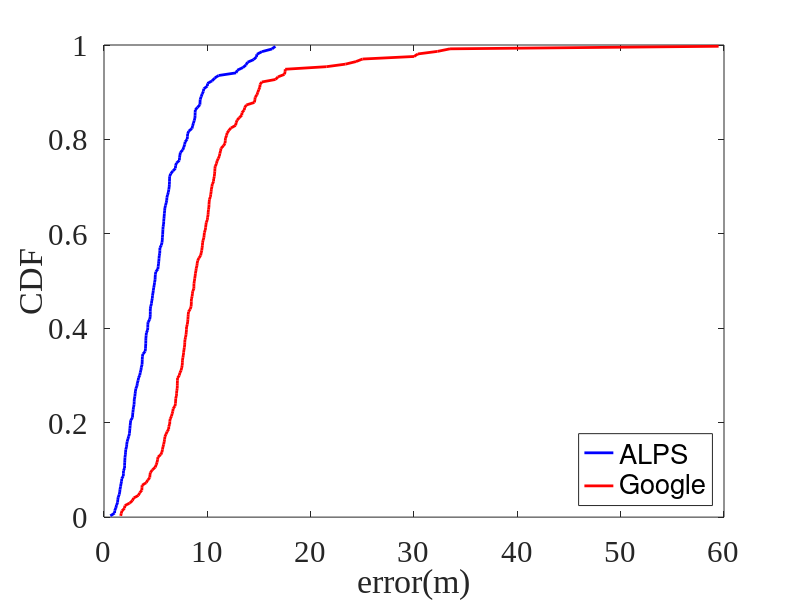

Write MATLAB code to recreate this figure.
xa = [2.467311319, 3.692077336, 6.338042883, 4.260890545, 14.48780031, 2.919735945, 4.012955198, 4.81028935, 5.680458328, 3.502713124, 16.58015897, 3.336578867, 2.318283315, 1.206806383, 1.473814829, 2.989432061, 1.036443374, 8.649945397, 4.050572297, 10.70225792, 4.59986756, 2.912587055, 1.546535162, 0.6096645261, 5.242310445, 3.047647467, 10.46606321, 5.703250885, 6.922695519, 3.199022202, 6.155204284, 3.218299077, 16.25854903, 7.721299293, 8.512943224, 1.63788194, 5.64738349, 4.239532397, 10.01374885, 3.467055731, 5.798352324, 5.273687362, 7.812085259, 6.47050294, 5.824445781, 6.227615724, 4.688087479, 2.580480074, 3.00592581, 1.705224246, 14.80021472, 2.55889296, 4.046071421, 2.861564581, 5.409221694, 8.074143479, 2.187595994, 10.0069733, 6.269408431, 6.342274883, 5.642762171, 5.716384186, 8.575481734, 12.90133333, 7.39, 2.93, 15.28869073, 14.75063483, 13.89340188, 13.73845297, 13.44444113, 12.78331659, 11.08528867, 9.652217646, 9.61904877, 9.493440329, 9.404195569, 9.309208769, 9.293083232, 9.283588616, 9.04501182, 8.835210973, 8.817426867, 8.814928755, 8.799037568, 8.73098645, 8.195362682, 8.097200297, 8.05281845, 7.847026006, 7.631175918, 7.348894705, 7.305667347, 7.292574144, 7.013194212, 6.91374115, 6.664487379, 6.351489579, 6.324416743, 6.309859146, 6.082211126, 6.075945173, 6.017290051, 5.954158187, 5.886117539, 5.870886524, 5.840035354, 5.776930233, 5.772192023, 5.686399964, 5.610804476, 5.541721639, 5.402148134, 5.396720751, 5.341739453, 5.325391234, 5.303290403, 5.215641911, 5.01229593, 4.970992342, 4.950517214, 4.945461394, 4.892624784, 4.861494234, 4.772512269, 4.740802523, 4.679402233, 4.61733964, 4.519316912, 4.480369269, 4.479962199, 4.476599237, 4.469978723, 4.417349272, 4.23850544, 4.220295515, 4.097357108, 4.082543977, 4.04003456, 4.028047833, 3.983056126, 3.762417427, 3.713653865, 3.704753242, 3.68708871, 3.607852795, 3.579996836, 3.30542288, 3.080087819, 2.822813291, 2.797500375, 2.7655897, 2.760757356, 2.528550196, 2.508955612, 2.47991215, 2.395803619, 2.240673195, 2.201143384, 2.101384354, 2.092148308, 2.063747835, 2.024967098, 2.018557764, 2.000379607, 1.992630644, 1.992414886, 1.885185431, 1.880440026, 1.865946419, 1.714265369, 1.606713033, 1.523857659, 1.372261991, 1.3313131, 1.31668594, 1.151113319, 1.027457993];
xg = [10.47958752, 7.460586365, 5.05587964, 59.48, 30.38, 11.32121332, 15.27133767, 7.107231239, 5.501745999, 29.99846631, 9.695604204, 5.608145869, 7.980841714, 11.7378749, 13.61406229, 7.963959, 11.0561807, 6.107359981, 13.57032057, 4.442834076, 9.529486978, 10.69448491, 7.118849739, 16.83340465, 7.095822938, 6.667204126, 17.46496847, 5.187621781, 10.36787752, 9.48581541, 8.094450066, 7.73460028, 3.331981889, 14.97947932, 6.265120375, 11.71106704, 7.008773735, 4.48830596, 13.34642067, 8.458685417, 6.871180769, 6.529633568, 5.776991194, 13.33952367, 8.584465128, 8.746138093, 10.00236429, 7.337738611, 10.11162553, 10.15358273, 5.6588627, 11.90614132, 10.93384697, 11.28494719, 10.39158564, 10.07480301, 11.8673339, 12.73953435, 23.36612054, 7.808824759, 15.09736801, 1.993177603, 6.001703733, 8.820800696, 10.17818012, 4.090907872, 11.20923294, 10.6788885, 16.6028016, 7.816206608, 10.02465922, 7.632750853, 8.342409389, 8.1550036, 24.38334654, 7.59413133, 3.66328149, 7.985264374, 10.72996237, 5.13271284, 25.01441192, 5.70395448, 8.697777705, 11.16546682, 10.88771716, 8.060951425, 14.55713545, 12.78176663, 6.264409923, 10.3293819, 5.869287369, 10.20259817, 14.80432655, 7.935858642, 8.120299666, 7.56943696, 6.936670025, 33.48729585, 4.942631398, 13.77682628, 9.590338337, 9.834238441, 12.0855177, 5.820577395, 8.843629956, 8.778456422, 15.087987, 17.52556639, 9.356166854, 7.833702484, 9.464053674, 7.087599103, 6.405624287, 7.892940283, 17.53700759, 10.72570554, 11.57046778, 9.861221668, 6.588193901, 7.517107224, 4.229135093, 2.480320745, 8.18032095, 4.434185199, 9.707802805, 7.024958369, 3.670765478, 32.2759296, 2.873403083, 8.13388771, 14.88350474, 6.363938505, 1.672979632, 6.360999663, 9.17544786, 10.08160174, 3.449633272, 1.743811234, 4.684121303, 14.63012894, 8.923687385, 5.892310088, 8.897442427, 3.688907198, 2.013451564, 8.425578565, 14.60052022, 8.530155406, 10.76172191, 21.52163337, 9.899996521, 7.583009848, 6.935916759, 7.705195522, 9.070306771, 9.399092105, 10.60905167, 10.60810855, 12.2881471, 7.093334745, 9.536550924, 7.679585596, 6.685684228, 8.99522427, 9.797261705, 9.017797712, 1.617803702, 11.74931613, 10.44296823, 7.042160764, 9.662126918, 7.286629767, 6.910548068, 7.776643658, 8.699347073, 12.87841067, 13.0897178, 8.448624013, 8.448551902, 8.550654246, 5.221425318, 8.704473488, 2.75362318, 10.1601042, 10.2967652];

sa = sort(xa);
sg = sort(xg);

h = subplot(1, 1, 1);
set(h, 'FontSize', 22, 'FontName', 'Times New Roman');
hold on;

p = plot(sa, (0.5:length(sa))./length(sa), '-');
set(p, 'Color', 'blue', 'LineWidth', 2, 'markers', 8);

p = plot(sg, (0.5:length(sg))./length(sg), '-');
set(p, 'Color', 'red', 'LineWidth', 2, 'markers', 8);

axis([0 60 0 1]);

box on;

legend('ALPS', 'Google', 'Location', 'southeast');
xlabel('error(m)');
ylabel('CDF');

filename = ['cdf_err_seed.eps'];
saveas(h, filename, 'epsc2');